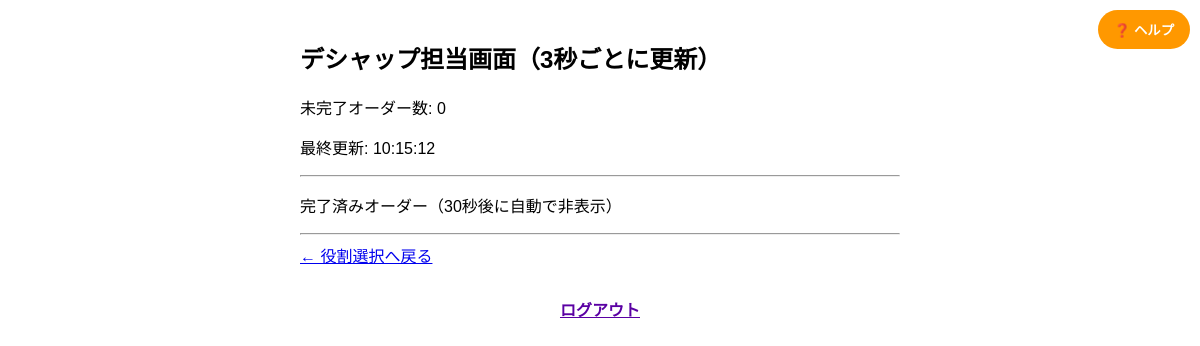
The page /deshap/ on the database as committed earlier.
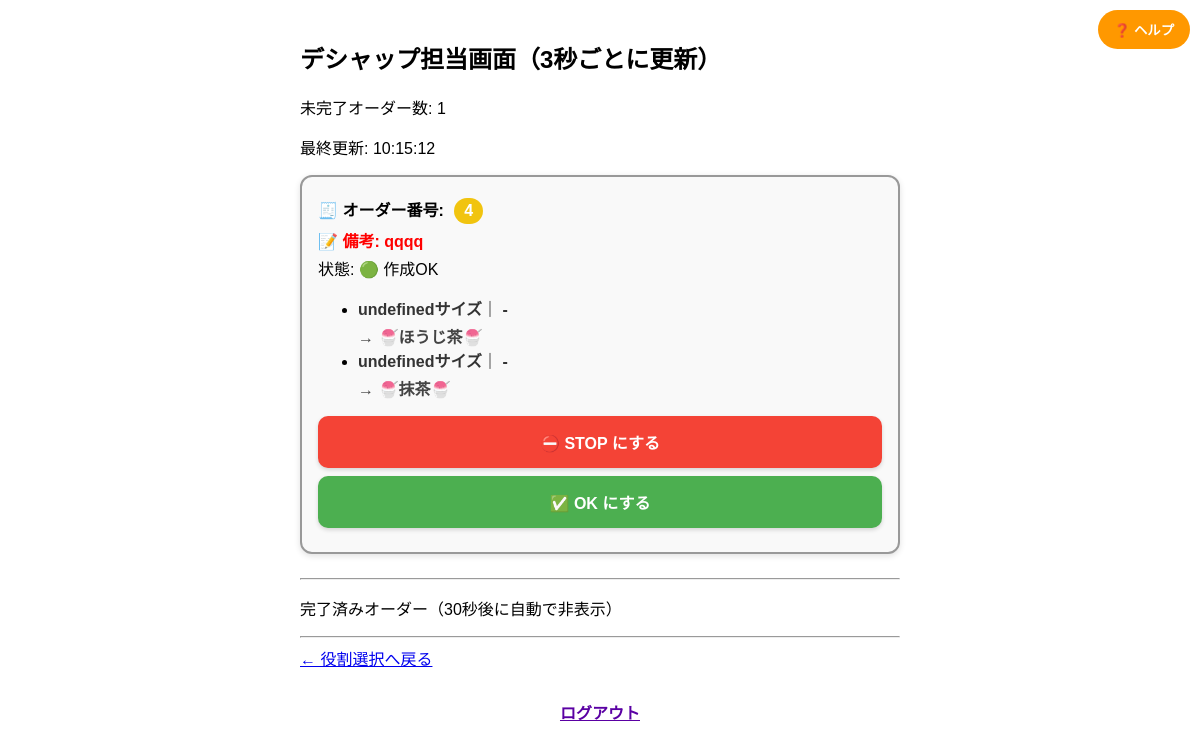
The same page on the database as committed later.
### ice/models.py (models this page shows, shortened)
class Order(models.Model):
    group_id = models.CharField(max_length=20)  # グループID
    size = models.CharField(max_length=2, choices=[('S', 'シングル'), ('W', 'ダブル')])  # サイズ
    container = models.CharField(max_length=10, choices=[('cup', 'カップ'), ('cone', 'コーン')])  # 容器
    flavor1 = models.CharField(max_length=50, choices=FLAVOR_CHOICES)  # フレーバー1
    flavor2 = models.CharField(max_length=50, blank=True, null=True, choices=FLAVOR_CHOICES)  # フレーバー2（ダブル用）
    is_completed = models.BooleanField(default=False)  # 完了フラグ
    timestamp = models.DateTimeField(auto_now_add=True)  # 注文受付時刻
    status = models.CharField(max_length=10, choices=ORDER_STATUS_CHOICES, default='ok')  # 注文状態
    clip_color = models.CharField(max_length=10, choices=CLIP_COLOR_CHOICES)  # クリップ色
    clip_number = models.IntegerField()  # クリップ番号
    completed_at = models.DateTimeField(null=True, blank=True)  # 完了時刻
    is_auto_stopped = models.BooleanField(default=False)  # 自動STOPかどうか
    note = models.TextField(blank=True, null=True)  # 備考欄
    is_pudding = models.BooleanField(default=False, verbose_name='アフォガードプリン')  # アフォガードプリンかどうか
    class Meta:
        verbose_name = "アイスクリーム注文"
        verbose_name_plural = "アイスクリーム注文"

### ice/views.py (the view)
# urls.py: path('deshap/', views.deshap_view, name='deshap'),
def deshap_view(request):
    now = timezone.now()
    all_orders = list(Order.objects.order_by('timestamp'))
    grouped_orders = {}
    for order in all_orders:
        grouped_orders.setdefault(order.group_id, []).append(order)
    active_orders = {}
    completed_orders = {}
    for group_id, orders in grouped_orders.items():
        sorted_orders = sorted(orders, key=lambda o: o.timestamp)
        if all(o.is_completed for o in sorted_orders):
            completed_times = [o.completed_at for o in sorted_orders if o.completed_at]
            if completed_times and now - max(completed_times) <= timedelta(seconds=30):
                completed_orders[group_id] = sorted_orders
        else:
            active_orders[group_id] = sorted_orders
    pending = Order.objects.filter(is_completed=False, status='hold')
    count = pending.values('group_id').distinct().count()
    target_groups = pending.values_list('group_id', flat=True).distinct()
    for group_id in target_groups:
        group_orders = Order.objects.filter(group_id=group_id)
        if group_orders.exists():
            new_status = 'ok' if count <= 3 else 'stop'
            group_orders.update(status=new_status)
    active_count = sum(
        1 for orders in active_orders.values()
        if any(not o.is_completed for o in orders)
    )
    newly_created_group_ids = []
    for group_id, orders in grouped_orders.items():
        if all(not o.is_completed for o in orders):
            created_within_3s = any(
                (timezone.now() - o.timestamp).total_seconds() < 3
                for o in orders
            )
            if created_within_3s:
                newly_created_group_ids.append(group_id)
    context = {
        'grouped_orders': active_orders,
        'completed_orders': completed_orders,
        'now': now,
        'active_count': active_count,
        'newly_created_group_ids': newly_created_group_ids,
    }
    return render(request, 'ice/deshap.html', context)

### ice/templates/ice/deshap.html (shortened to what this page needs)
{% load custom_filters %}
{% load static %}
<!DOCTYPE html>
<html lang="ja">
<head>
</head>
<body>
  <h2>デシャップ担当画面（3秒ごとに更新）</h2>
  <p>未完了オーダー数: {{ active_count }}</p>
  <p>最終更新: {{ now|time:"H:i:s" }}</p>
<button id="helpButton" onclick="openHelp()">❓ ヘルプ</button>
{% for group_id, orders in grouped_orders.items %}
<div class="order-card">
  <p class="clip-id">
    🧾 オーダー番号:
    <span class="clip-badge {{ orders.0.clip_color }}">
      {{ orders.0.clip_number }}
    </span>
  </p>
  <p class="status-line">
    {% if orders.0.note %}
  <p style="color: red; font-weight: bold;">📝 備考: {{ orders.0.note }}</p>
{% endif %}
    状態:
    {% if orders.0.status == 'ok' %}
      🟢 作成OK
    {% elif orders.0.status == 'stop' %}
      🔴 STOP中{% if orders.0.is_auto_stopped %}（自動）{% endif %}
    {% endif %}
  </p>
<ul>
  {% for order in orders %}
    {% if not order.is_pudding %}
      <li>
        <span class="item-label">{{ order.size|default:"-" }}サイズ</span>｜
        <span class="item-label">
          {% if order.container == 'cup' %}カップ
          {% elif order.container == 'cone' %}コーン
          {% else %}-{% endif %}
        </span><br>
        <span class="flavor-strong">→ {{ order.flavor1 }}{% if order.flavor2 %} ＋ {{ order.flavor2 }}{% endif %}</span>
      </li>
    {% endif %}
  {% endfor %}
</ul>
  <form method="post" action="/update_status/{{ orders.0.group_id }}/stop/">
    <button type="submit" class="complete-button stop-button">⛔ STOP にする</button>
  </form>
  <form method="post" action="/update_status/{{ orders.0.group_id }}/ok/">
    <button type="submit" class="complete-button ok-button">✅ OK にする</button>
  </form>
</div>
{% endfor %}
  <hr>
  <p>完了済みオーダー（30秒後に自動で非表示）</p>
  <hr>
  <a href="/">← 役割選択へ戻る</a>
  <div class="logout-bottom">
    <a href="/logout/" style="font-weight: bold; color: #5a00a3;">ログアウト</a>
  </div>
</body>
</html>

Rows that differ between the two databases and show on the page:
added Order: clip_number "4", note "qqqq", status "🟢 作成OK", size "undefined", flavor1 "🍧ほうじ茶🍧"
added Order: size "undefined", flavor1 "🍧抹茶🍧", shown under "4"
Other text that changed with them:
{{ active_count }}: "0" → "1"
